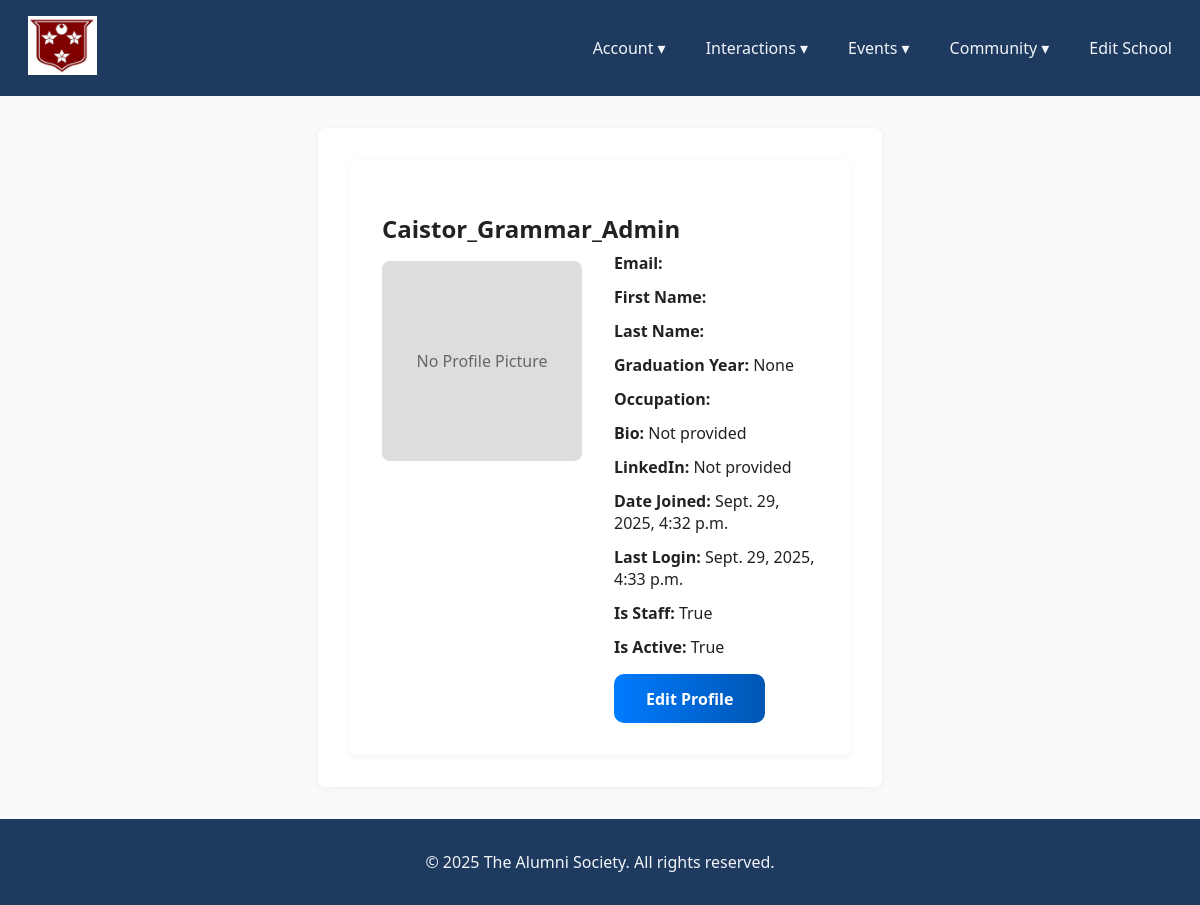
Screenshot of /accounts/profile/ (signed in) with the database file from the repository.
### Accounts/models.py (models this page shows, shortened)
class User(AbstractUser):
    school = models.ForeignKey(School, on_delete=models.CASCADE, related_name="users", null=True, blank=True)
    graduation_year = models.PositiveIntegerField(null=True, blank=True)
    occupation = models.CharField(max_length=100, blank=True)
    bio = models.TextField(blank=True)
    linkedin_url = models.URLField(blank=True)
    profile_picture = models.ImageField(upload_to='profile_pics/', blank=True, null=True)
    is_staff_account = models.BooleanField(default=False)
    is_superuser_account = models.BooleanField(default=False)
    is_student_account = models.BooleanField(default=False)

### schools/models.py (models this page shows, shortened)
class School(models.Model):
    name = models.CharField(max_length=255, unique=True)
    logo = models.ImageField(upload_to="school_logos/", blank=True, null=True)
    description = models.TextField(blank=True)
    address = models.TextField(blank=True)
    banner_image = models.ImageField(upload_to="school_banners/", blank=True, null=True)

### Accounts/views.py (the view)
    def wrapper(request, *args, **kwargs):
        if not request.user.is_authenticated:
            return redirect('Accounts:login')
        return view_func(request, *args, **kwargs)

### Accounts/views.py (called while the page is built)
def user_login_required(view_func):
    def wrapper(request, *args, **kwargs):
        if not request.user.is_authenticated:
            return redirect('Accounts:login')
        return view_func(request, *args, **kwargs)
    return wrapper

@user_login_required
def profile_view(request):
    if not request.user.is_authenticated:
        return redirect('Accounts:login')
    return render(request, 'accounts/profile.html', {'user': request.user})

### Accounts/templates/accounts/profile.html
{% extends "Main/base.html" %}
{% load static %}
{% block content %}
<div class="profile-container">
    <div class="profile-box">
        <div class="profile-left">
            <h2 class="profile-username">{{ user.username }}</h2>
            {% if user.profile_picture %}
            <img src="{{ user.profile_picture.url }}" alt="Profile picture" class="profile-img">
            {% else %}
            <div class="no-picture">No Profile Picture</div>
            {% endif %}
        </div>
        <div class="profile-right">
            <ul>
                <br><br>
                <li><strong>Email:</strong> {{ user.email }}</li>
                <li><strong>First Name:</strong> {{ user.first_name }}</li>
                <li><strong>Last Name:</strong> {{ user.last_name }}</li>
                <li><strong>Graduation Year:</strong> {{ user.graduation_year }}</li>
                <li><strong>Occupation:</strong> {{ user.occupation }}</li>
                <li><strong>Bio:</strong> {{ user.bio|default:"Not provided" }}</li>
                <li><strong>LinkedIn:</strong>
                    {% if user.linkedin_url %}
                    <a class="social" href="{{ user.linkedin_url }}" target="_blank">{{ user.linkedin_url }}</a>
                    {% else %}
                    <span class="text-muted">Not provided</span>
                    {% endif %}
                </li>
                <li><strong>Date Joined:</strong> {{ user.date_joined }}</li>
                <li><strong>Last Login:</strong> {{ user.last_login }}</li>
                <li><strong>Is Staff:</strong> {{ user.is_staff_account }}</li>
                <li><strong>Is Active:</strong> {{ user.is_active }}</li>
            </ul>
            <a href="{% url 'Accounts:edit_profile' %}" class="btn-primary">Edit Profile</a>
        </div>
    </div>
</div>
{% endblock %}

### Main/templates/Main/base.html (shortened to what this page needs)
<!DOCTYPE html>
<html lang="en">
<head>
    {% load static %}
    <link rel="stylesheet" href="{% static 'Main/style.css' %}">
</head>
<body>
<nav>
  <div class="nav-container">
    <div class="logo">
      <a href="{% url 'Main:homepage' %}" class="logo1">
        <p class="navtitle">
          {% if user.is_authenticated %}
            <img class="navbar-logo" src="{{ user.school.logo.url }}">
          {% else %}
            <img class="navbar-logo" src="{% static 'images/The Alumni Society Logo.png' %}" alt="Logo">
            <p>The Caistorians' Association
            {% endif %}
        </p>
      </a>
    </div>
    <ul class="nav-links">
      {% if user.is_authenticated %}
      <li class="dropdown">
        <a href="#">Account ▾</a>
      </li>
      <li class="dropdown">
        <a href="#">Interactions ▾</a>
      </li>
      <li class="dropdown">
        <a href="#">Events ▾</a>
      </li>
      <li class="dropdown">
        <a href="#">Community ▾</a>
      </li>
      {% else %}
      <li><a href="{% url 'Accounts:login' %}">Login</a></li>
      <li><a href="{% url 'Accounts:create_account' %}">Create Account</a></li>
      {% endif %}
      {% if user.is_staff_account %}
      <li><a href="{% url 'schools:edit_school' user.school.id %}">Edit School</a></li>
      {% endif %}
    </ul>
  </div>
</nav>
    <main>
        {% block content %}
        {% endblock %}
    </main>
    <footer>
        <p>&copy; {{ year|default:2025 }} The Alumni Society. All rights reserved.</p>
    </footer>
</body>
</html>

### Main/static/Main/style.css (style rules this page uses)
nav { background: #1e3a5f; padding: 0.5rem 1rem; }
footer { background: #1e3a5f; padding: 1rem 0; text-align: center; color: #f1f5f9; }
.nav-container { display: flex; justify-content: space-between; align-items: center; max-height: 80px; }
.nav-links { list-style: none; display: flex; gap: 1rem; margin: 0; padding: 0; }
.nav-links li { position: relative; }
.logo1 { text-decoration: none; color: inherit; }
.navtitle { color: #f1f5f9; text-decoration: none; padding: 0.5rem 0.75rem; display: block; }
.nav-links a { color: #f1f5f9; text-decoration: none; padding: 0.5rem 0.75rem; display: block; }
body { display: flex; flex-direction: column; min-height: 100vh; margin: 0; padding: 0; font-family: 'Segoe UI', Arial, sans-serif; background-color: #f8fafc; color: #222; }
main { flex: 1; }
.navbar-logo { min-height: 50px; max-width: 120px; max-height: 60px; height: auto; width: auto; object-fit: contain; }
.profile-container { max-width: 900px; margin: 2rem auto; padding: 2rem; }
.profile-box { display: flex; flex-wrap: wrap; background: #fff; border-radius: 8px; box-shadow: 0 2px 8px rgba(0,0,0,0.05); padding: 2rem; gap: 2rem; }
.profile-left { flex: 0 0 200px; max-width: 200px; text-align: center; }
.profile-username { margin-bottom: 1rem; text-align: left; }
.no-picture { width: 100%; height: 200px; background: #ddd; display: flex; align-items: center; justify-content: center; border-radius: 8px; color: #666; text-align: center; }
.profile-right { flex: 1; }
.profile-right ul { list-style: none; padding: 0; }
.profile-right li { margin-bottom: 0.5rem; }
.btn-primary { margin-top: 1rem; }
.profile-container { display: flex; gap: 2rem; background: #fff; padding: 2rem; border-radius: 8px; box-shadow: 0 2px 8px rgba(0,0,0,0.05); max-width: 500px; margin: 2rem auto; }
.profile-left { flex: 0 0 200px; text-align: center; }
.profile-right li { margin-bottom: 0.75rem; }
.btn-primary { display: inline-block; padding: 0.85rem 2rem; font-size: 1rem; font-weight: 600; color: #fff; background: linear-gradient(90deg, #007bff, #0056b3); border: none; border-radius: 10px; text-decoration: none; cursor: pointer; transition: background 0.25s, transform 0.2s; text-align: center; margin: 0; }

### rows the page displays
User: school.logo (picture), username "Caistor_Grammar_Admin", graduation_year "None", bio "Not provided", date_joined "Sept. 29, 2025, 4:32 p.m.", last_login "Sept. 29, 2025, 4:33 p.m.", is_staff_account "True", is_active "True"

### other values shown
{{ year|default:2025 }} "2025"
